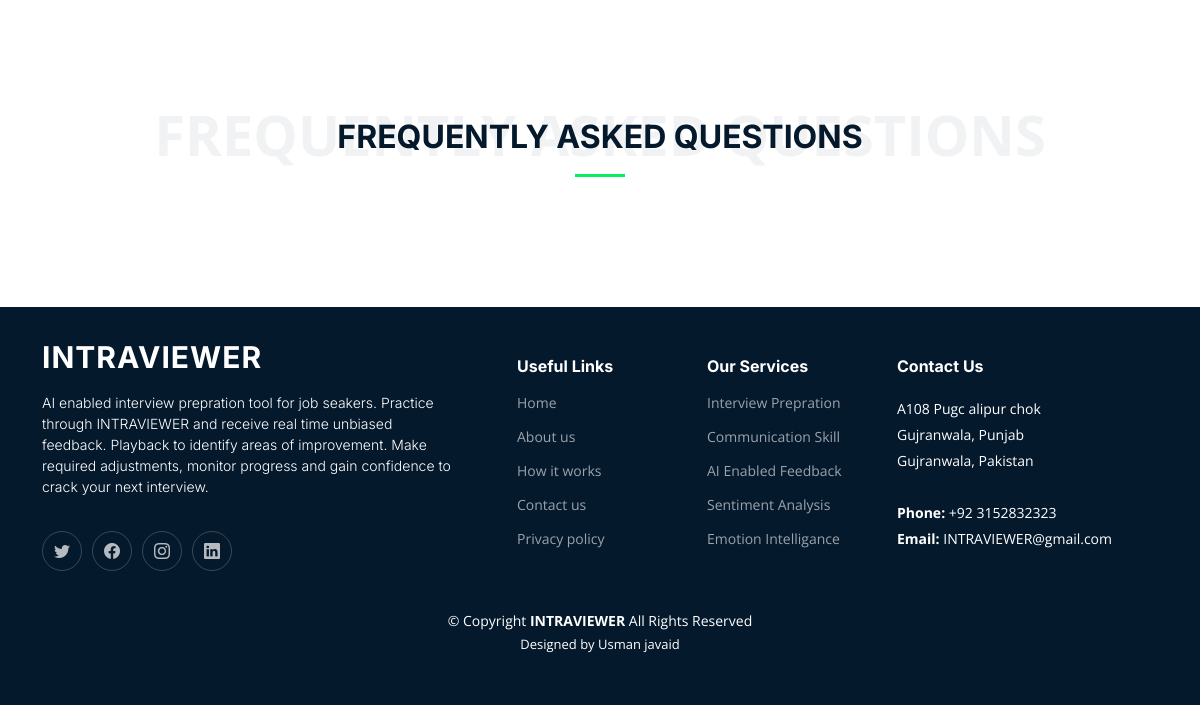
Page /about/ (lower part) on the earlier database version.
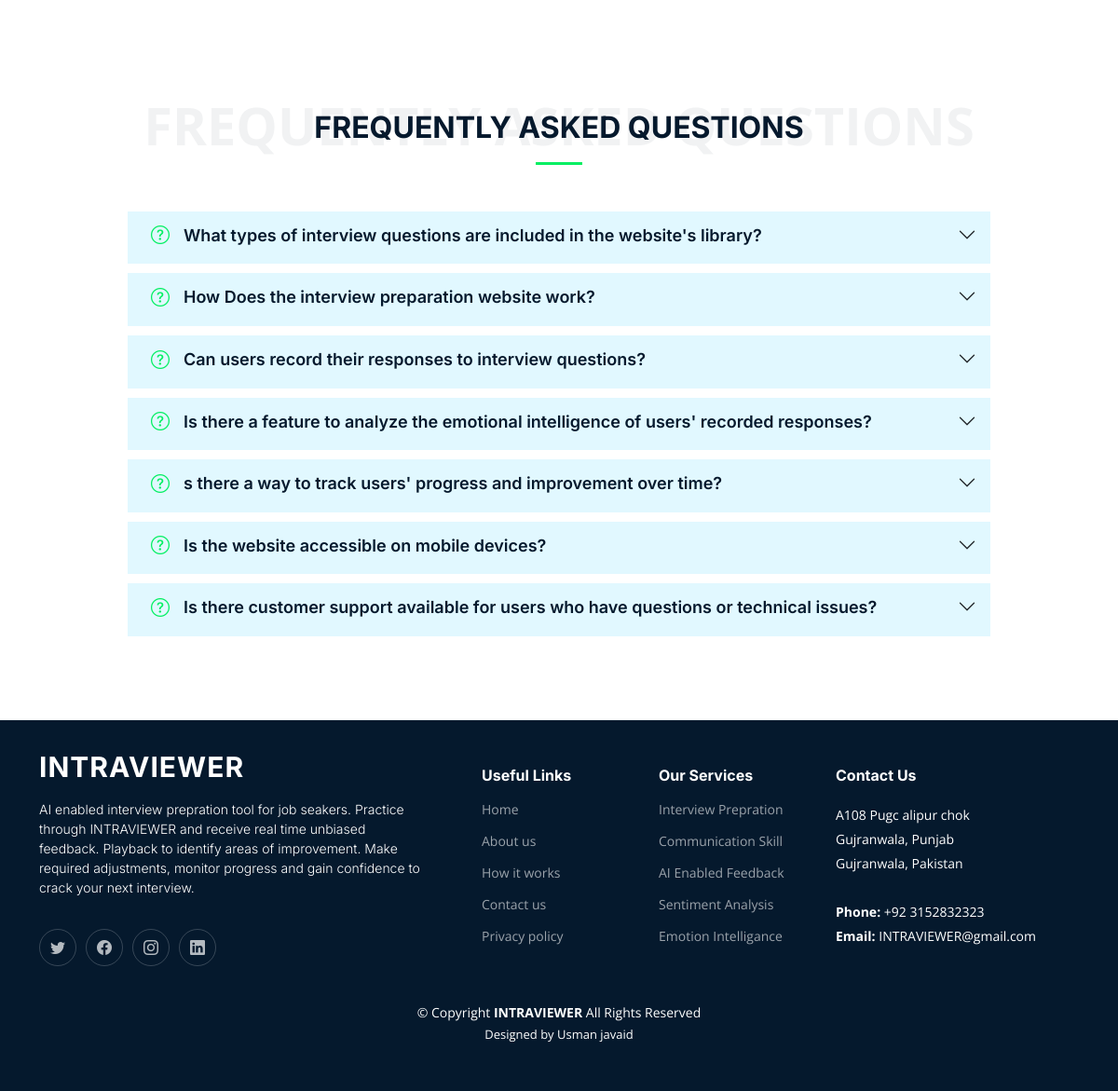
Same page on the later database version.
### core/models.py (models this page shows, shortened)
class Faq(models.Model):
    question = models.CharField(max_length=200)
    answer = models.TextField(max_length=300)

### core/views.py (the view)
# urls.py: path('about/', views.about, name='about'),
def about(request):
    faq=Faq.objects.all()
    context={'faq':faq}
    return render(request,'core/about.html',context)

### core/templates/core/about.html (shortened to what this page needs)
{% extends 'core/base.html' %}
{% load static %}
{% block Breadcrumbs %}
    <br><br><br>
{% endblock Breadcrumbs %}
{% block FAQ %}
    <section id="faq" class="faq">
      <div class="container" data-aos="fade-up">
        <div class="section-header">
          <h2>Frequently Asked Questions</h2>
        </div>
        <div class="row justify-content-center" data-aos="fade-up" data-aos-delay="200">
          <div class="col-lg-10">
            <div class="accordion accordion-flush" id="faqlist">
              {% for faq in faq %}
              <div class="accordion-item">
                <h3 class="accordion-header">
                  <button class="accordion-button collapsed" type="button" data-bs-toggle="collapse" data-bs-target="#faq-content-{{ loop.index }}">
                    <i class="bi bi-question-circle question-icon"></i>
                    {{ faq.question }}
                  </button>
                </h3>
              </div>
              {% endfor %}
            </div>
          </div>
        </div>
      </div>
    </section>
{% endblock  %}

Differences in the rows shown:
added Faq: question "What types of interview questions are included in the website's library?"
added Faq: question "How Does the interview preparation website work?"
added Faq: question "Can users record their responses to interview questions?"
added Faq: question "Is there a feature to analyze the emotional intelligence of users' recorded responses?"
added Faq: question "s there a way to track users' progress and improvement over time?"
added Faq: question "Is the website accessible on mobile devices?"
added Faq: question "Is there customer support available for users who have questions or technical issues?"
